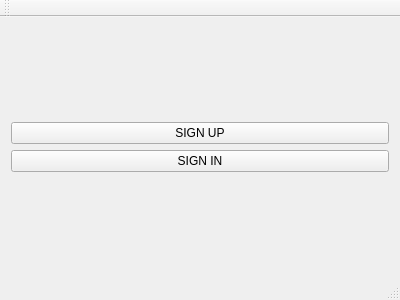
<?xml version="1.0" encoding="UTF-8"?>
<ui version="4.0">
 <class>StartWindow</class>
 <widget class="QMainWindow" name="StartWindow">
  <property name="geometry">
   <rect>
    <x>0</x>
    <y>0</y>
    <width>400</width>
    <height>300</height>
   </rect>
  </property>
  <property name="windowTitle">
   <string>StartWindow</string>
  </property>
  <widget class="QWidget" name="centralWidget">
   <layout class="QGridLayout" name="gridLayout">
    <item row="0" column="0">
     <layout class="QVBoxLayout" name="verticalLayout">
      <item>
       <widget class="QPushButton" name="registr">
        <property name="text">
         <string>SIGN UP</string>
        </property>
       </widget>
      </item>
      <item>
       <widget class="QPushButton" name="login">
        <property name="text">
         <string>SIGN IN</string>
        </property>
       </widget>
      </item>
     </layout>
    </item>
   </layout>
  </widget>
  <widget class="QMenuBar" name="menuBar">
   <property name="geometry">
    <rect>
     <x>0</x>
     <y>0</y>
     <width>400</width>
     <height>26</height>
    </rect>
   </property>
  </widget>
  <widget class="QToolBar" name="mainToolBar">
   <attribute name="toolBarArea">
    <enum>TopToolBarArea</enum>
   </attribute>
   <attribute name="toolBarBreak">
    <bool>false</bool>
   </attribute>
  </widget>
  <widget class="QStatusBar" name="statusBar"/>
 </widget>
 <layoutdefault spacing="6" margin="11"/>
 <resources/>
 <connections/>
</ui>
